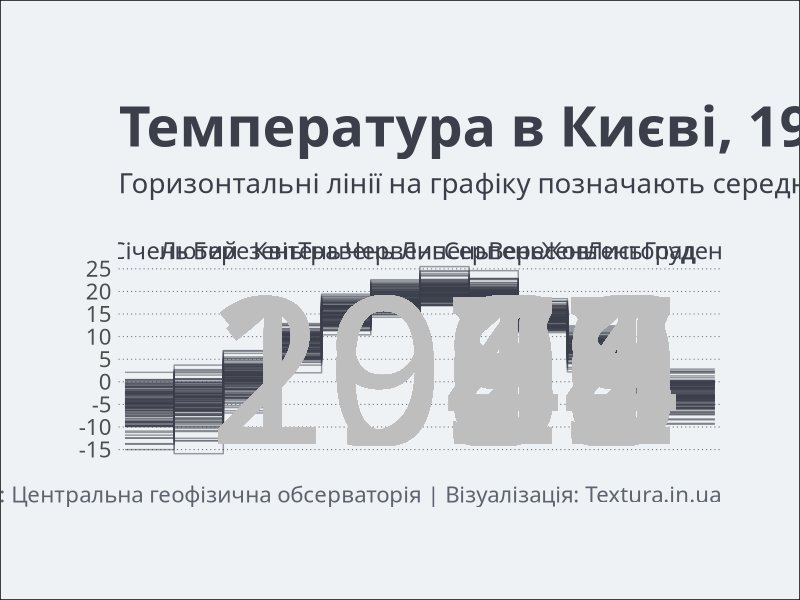

Recreate this plot in R. (Note: this script raises an error after producing the figure.)
library(ggplot2)
library(gganimate)
library(dplyr)
library(stringr)

weather <- read.csv('weather.csv', stringsAsFactors = FALSE)


#filter data
weather <- weather %>% 
  filter(year >= 1900) %>% 
  mutate(month = factor(month, levels = unique(weather$month), ordered = TRUE),
         month_numeric = as.numeric(month))

#get min and max for every month
ranges <- weather %>% 
  group_by(month) %>% 
  filter(temperature == min(temperature, na.rm = TRUE) | 
         temperature == max(temperature, na.rm = TRUE))

#generate data to trick geom_step
fake_data <- weather %>% 
  filter(month_numeric ==  12) %>% 
  mutate(month = '', month_numeric = 13)

#combine
weather <- rbind.data.frame(weather, fake_data)

#generate data for fancy x axis month positioning
xaxis <- data.frame(x = seq(1.5, 12.5, 1),
                    y = 29,
                    label = levels(weather$month)[1:12])



#plot
g <- ggplot(weather, aes(frame = year, cumulative = TRUE))+
  geom_step(aes(x = month_numeric, y = temperature, group = year), color = '#3A3F4A', alpha = 0.5)+
  geom_text(aes(x = 7.5, y = 2.5, label = year, frame = year, family = 'Ubuntu Condensed'), 
            size = 52, color = 'gray', inherit.aes = F)+
  geom_text(data = xaxis, aes(x = x, y = y, label = label, family = 'Ubuntu Condensed'), 
            size = 6, color = '#3A3F4A', inherit.aes = F)+
  scale_x_continuous(breaks = 1:13, labels = NULL, expand = c(0.01, 0.01))+
  scale_y_continuous(breaks = seq(-15, 25, 5), limits = c(-17, 31),
                     expand = c(0, 0))+
  labs(title = "Температура в Києві, 1900-2016 рік",
       subtitle = str_wrap("Горизонтальні лінії на графіку позначають середню температуру для кожного місяця за період спостережень з 1900 до 2016 року", 160),
       caption = "\nДані: Центральна геофізична обсерваторія | Візуалізація: Textura.in.ua")+
  theme_minimal()+
    theme(text = element_text(family = 'Ubuntu Condensed', face = 'plain', color = '#3A3F4A'),
          axis.title = element_blank(),
          axis.text = element_text(size = 16),
          axis.text.x = element_blank(),
          panel.grid.major = element_line(size = 0.35, linetype = 'dotted', color = '#5D646F'),
          panel.grid.major.x = element_blank(),
          panel.grid.minor = element_blank(),
          plot.title = element_text(face = 'bold', size = 40, margin = margin(b = 10, t = 20)),
          plot.subtitle = element_text(size = 20, face = 'plain', margin = margin(b = 30)),
          plot.caption = element_text(size = 16, margin = margin(b = 10), color = '#5D646F'),
          plot.background = element_rect(fill = '#EFF2F4'),
          plot.margin = unit(c(2, 2, 2, 2), 'cm'))

gganimate(g, title_frame = F, filename = 'weather.gif', ani.height = 1000, ani.width = 1200, 
          interval = 0.25, loop = 4)
